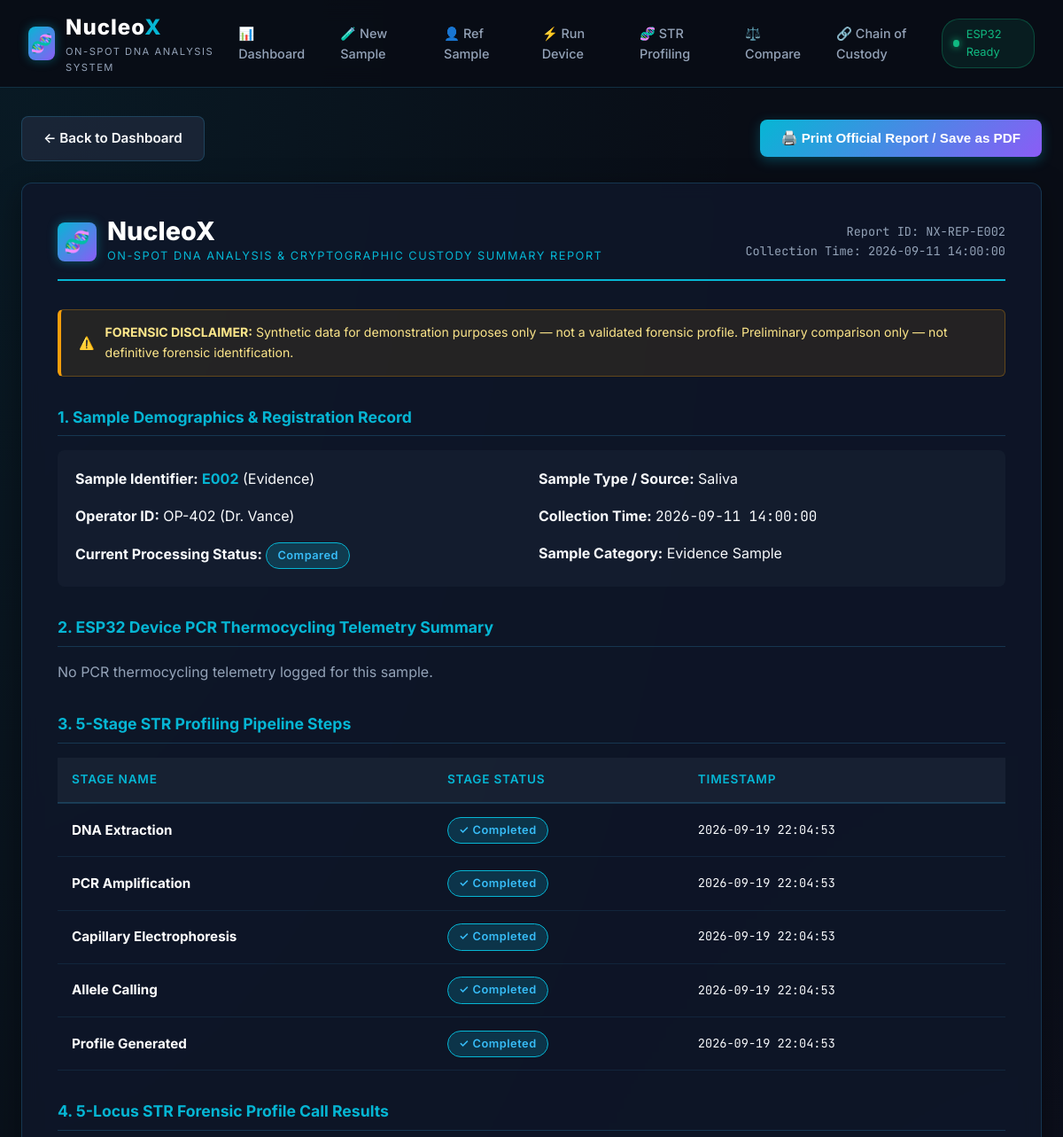
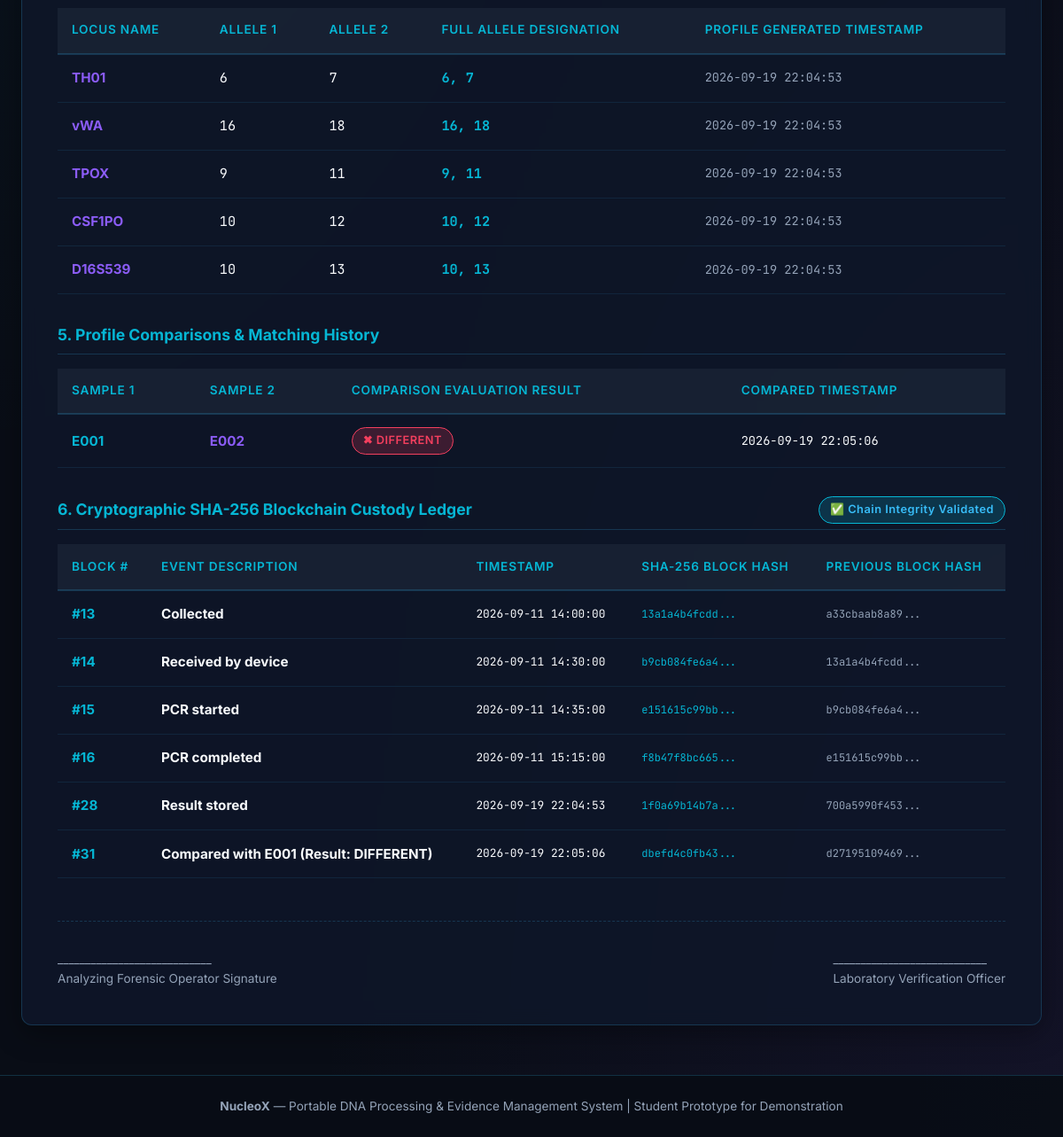
Screenshot of /report/E002 with the database file from the repository (2 pictures, top to bottom).
### tables this page shows
CREATE TABLE samples (
            evidence_id TEXT PRIMARY KEY,
            sample_type TEXT NOT NULL,
            operator TEXT NOT NULL,
            collection_time TEXT NOT NULL,
            status TEXT NOT NULL DEFAULT 'Registered'
        );

CREATE TABLE str_profiling_runs (
            id INTEGER PRIMARY KEY AUTOINCREMENT,
            sample_ref_id TEXT NOT NULL,
            sample_ref_type TEXT NOT NULL DEFAULT 'Evidence',
            stage TEXT NOT NULL,
            stage_status TEXT NOT NULL,
            timestamp TEXT NOT NULL
        );

CREATE TABLE profiles (
            sample_ref_id TEXT PRIMARY KEY,
            sample_ref_type TEXT NOT NULL DEFAULT 'Evidence',
            locus_1 TEXT NOT NULL,
            locus_2 TEXT NOT NULL,
            locus_3 TEXT NOT NULL,
            locus_4 TEXT NOT NULL,
            locus_5 TEXT NOT NULL,
            generated_at TEXT NOT NULL
        );

CREATE TABLE comparisons (
            id INTEGER PRIMARY KEY AUTOINCREMENT,
            evidence_id TEXT NOT NULL,
            reference_id_or_evidence_id_2 TEXT NOT NULL,
            result TEXT NOT NULL,
            compared_at TEXT NOT NULL
        );

CREATE TABLE custody_blocks (
            id INTEGER PRIMARY KEY AUTOINCREMENT,
            block_index INTEGER NOT NULL UNIQUE,
            sample_ref_id TEXT NOT NULL,
            sample_ref_type TEXT NOT NULL DEFAULT 'Evidence',
            event_name TEXT NOT NULL,
            event_timestamp TEXT NOT NULL,
            data_hash TEXT NOT NULL,
            previous_hash TEXT NOT NULL,
            block_hash TEXT NOT NULL
        );

### app.py (the view)
@app.route('/report/<sample_ref_id>')
def report(sample_ref_id):
    sample = database.get_sample_or_reference(sample_ref_id)
    if not sample:
        flash(f"Sample {sample_ref_id} not found.", "danger")
        return redirect(url_for('index'))
    profile = database.get_profile(sample_ref_id)
    peaks = None
    if profile:
        peaks, _ = str_profiling.generate_deterministic_peaks(sample_ref_id)
    custody_blocks = blockchain.get_custody_chain(sample_ref_id)
    chain_verification = blockchain.verify_chain_integrity()
    latest_pcr = database.get_latest_pcr_run(sample_ref_id)
    pcr_telemetry = database.get_pcr_telemetry(sample_ref_id)
    pipeline_runs = str_profiling.get_str_pipeline_runs(sample_ref_id)
    comparisons = database.get_comparisons_for_sample(sample_ref_id)
    return render_template(
        'report.html',
        sample=sample,
        profile=profile,
        peaks=peaks,
        custody_blocks=custody_blocks,
        chain_verification=chain_verification,
        latest_pcr=latest_pcr,
        pcr_count=len(pcr_telemetry),
        pipeline_runs=pipeline_runs,
        comparisons=comparisons
    )

### templates/report.html
{% extends "base.html" %}
{% block content %}
<div class="no-print" style="display: flex; justify-content: space-between; align-items: center; margin-bottom: 1.5rem;">
    <div>
        <a href="{{ url_for('index') }}" class="btn-nucleox btn-nucleox-secondary">← Back to Dashboard</a>
    </div>
    <button onclick="window.print();" class="btn-nucleox">
        🖨️ Print Official Report / Save as PDF
    </button>
</div>
<div class="nucleox-card" style="padding: 2.5rem; background: var(--bg-card);">
    <div style="display: flex; justify-content: space-between; align-items: center; border-bottom: 2px solid var(--primary); padding-bottom: 1rem; margin-bottom: 2rem;">
        <div style="display: flex; align-items: center; gap: 0.75rem;">
            <div class="brand-logo-icon" style="width: 44px; height: 44px; font-size: 1.5rem;">🧬</div>
            <div>
                <h1 style="font-size: 1.8rem; font-weight: 800; color: var(--text-bright); margin: 0; line-height: 1;">NucleoX</h1>
                <div style="font-size: 0.8rem; color: var(--primary); text-transform: uppercase; letter-spacing: 1.5px; margin-top: 0.2rem;">
                    On-Spot DNA Analysis & Cryptographic Custody Summary Report
                </div>
            </div>
        </div>
        <div style="text-align: right; font-family: var(--font-mono); font-size: 0.85rem; color: var(--text-muted);">
            <div>Report ID: NX-REP-{{ sample.evidence_id }}</div>
            <div>Collection Time: {{ sample.collection_time }}</div>
        </div>
    </div>
    <div class="disclaimer-banner" style="margin-bottom: 2rem;">
        <span>⚠️</span>
        <span><strong>FORENSIC DISCLAIMER:</strong> Synthetic data for demonstration purposes only — not a validated forensic profile. Preliminary comparison only — not definitive forensic identification.</span>
    </div>
    <div style="margin-bottom: 2rem;">
        <h3 style="color: var(--primary); border-bottom: 1px solid var(--border-color); padding-bottom: 0.4rem; margin-bottom: 1rem; font-size: 1.1rem;">
            1. Sample Demographics & Registration Record
        </h3>
        <div style="display: grid; grid-template-columns: repeat(2, 1fr); gap: 1rem; background: rgba(30, 41, 59, 0.4); padding: 1.25rem; border-radius: 8px;">
            <div><strong>Sample Identifier:</strong> <span style="color: var(--primary); font-weight: bold;">{{ sample.evidence_id }}</span> ({{ sample.sample_ref_type }})</div>
            <div><strong>Sample Type / Source:</strong> {{ sample.sample_type }}</div>
            <div><strong>Operator ID:</strong> {{ sample.operator }}</div>
            <div><strong>Collection Time:</strong> <span style="font-family: var(--font-mono);">{{ sample.collection_time }}</span></div>
            <div><strong>Current Processing Status:</strong> <span class="badge-status complete">{{ sample.status }}</span></div>
            <div><strong>Sample Category:</strong> {{ sample.sample_ref_type }} Sample</div>
        </div>
    </div>
    <div style="margin-bottom: 2rem;">
        <h3 style="color: var(--primary); border-bottom: 1px solid var(--border-color); padding-bottom: 0.4rem; margin-bottom: 1rem; font-size: 1.1rem;">
            2. ESP32 Device PCR Thermocycling Telemetry Summary
        </h3>
        {% if latest_pcr %}
        <div style="display: grid; grid-template-columns: repeat(3, 1fr); gap: 1rem; background: rgba(30, 41, 59, 0.4); padding: 1.25rem; border-radius: 8px;">
            <div><strong>Telemetry Records:</strong> {{ pcr_count }} points</div>
            <div><strong>Final Temperature:</strong> {{ latest_pcr.temperature }} °C</div>
            <div><strong>Cycles Completed:</strong> {{ latest_pcr.cycle_number }} / 30</div>
            <div><strong>Hardware Run Status:</strong> {{ latest_pcr.run_status }}</div>
            <div><strong>Progress Percent:</strong> {{ latest_pcr.progress_percent }}%</div>
            <div><strong>Completion Time:</strong> <span style="font-family: var(--font-mono);">{{ latest_pcr.timestamp }}</span></div>
        </div>
        {% else %}
        <p style="color: var(--text-muted);">No PCR thermocycling telemetry logged for this sample.</p>
        {% endif %}
    </div>
    <div style="margin-bottom: 2rem;">
        <h3 style="color: var(--primary); border-bottom: 1px solid var(--border-color); padding-bottom: 0.4rem; margin-bottom: 1rem; font-size: 1.1rem;">
            3. 5-Stage STR Profiling Pipeline Steps
        </h3>
        {% if pipeline_runs %}
        <table class="nucleox-table">
            <thead>
                <tr>
                    <th>Stage Name</th>
                    <th>Stage Status</th>
                    <th>Timestamp</th>
                </tr>
            </thead>
            <tbody>
                {% for run in pipeline_runs %}
                <tr>
                    <td><strong style="color: var(--text-bright);">{{ run.stage }}</strong></td>
                    <td><span class="badge-status complete">✓ {{ run.stage_status }}</span></td>
                    <td style="font-family: var(--font-mono); font-size: 0.85rem;">{{ run.timestamp }}</td>
                </tr>
                {% endfor %}
            </tbody>
        </table>
        {% else %}
        <p style="color: var(--text-muted);">STR pipeline steps logged automatically upon execution.</p>
        {% endif %}
    </div>
    <div style="margin-bottom: 2rem;">
        <h3 style="color: var(--primary); border-bottom: 1px solid var(--border-color); padding-bottom: 0.4rem; margin-bottom: 1rem; font-size: 1.1rem;">
            4. 5-Locus STR Forensic Profile Call Results
        </h3>
        {% if profile %}
        <table class="nucleox-table">
            <thead>
                <tr>
                    <th>Locus Name</th>
                    <th>Allele 1</th>
                    <th>Allele 2</th>
                    <th>Full Allele Designation</th>
                    <th>Profile Generated Timestamp</th>
                </tr>
            </thead>
            <tbody>
                {% set loci = [
                    ('TH01', profile.locus_1),
                    ('vWA', profile.locus_2),
                    ('TPOX', profile.locus_3),
                    ('CSF1PO', profile.locus_4),
                    ('D16S539', profile.locus_5)
                ] %}
                {% for name, alleles in loci %}
                {% set parts = alleles.split(',') %}
                <tr>
                    <td><strong style="color: var(--secondary);">{{ name }}</strong></td>
                    <td style="font-family: var(--font-mono);">{{ parts[0].strip() if parts|length > 0 else '-' }}</td>
                    <td style="font-family: var(--font-mono);">{{ parts[1].strip() if parts|length > 1 else '-' }}</td>
                    <td style="font-family: var(--font-mono); font-weight: bold; color: var(--primary);">{{ alleles }}</td>
                    <td style="font-family: var(--font-mono); font-size: 0.85rem; color: var(--text-muted);">{{ profile.generated_at }}</td>
                </tr>
                {% endfor %}
            </tbody>
        </table>
        {% else %}
        <p style="color: var(--text-muted);">No DNA profile generated for this sample yet.</p>
        {% endif %}
    </div>
    <div style="margin-bottom: 2rem;">
        <h3 style="color: var(--primary); border-bottom: 1px solid var(--border-color); padding-bottom: 0.4rem; margin-bottom: 1rem; font-size: 1.1rem;">
            5. Profile Comparisons & Matching History
        </h3>
        {% if comparisons %}
        <table class="nucleox-table">
            <thead>
                <tr>
                    <th>Sample 1</th>
                    <th>Sample 2</th>
                    <th>Comparison Evaluation Result</th>
                    <th>Compared Timestamp</th>
                </tr>
            </thead>
            <tbody>
                {% for comp in comparisons %}
                <tr>
                    <td><strong style="color: var(--primary);">{{ comp.evidence_id }}</strong></td>
                    <td><strong style="color: var(--secondary);">{{ comp.reference_id_or_evidence_id_2 }}</strong></td>
                    <td>
                        {% if comp.result == 'CONSISTENT' %}
                            <span class="badge-status complete">✓ CONSISTENT (MATCH)</span>
                        {% else %}
                            <span class="badge-status" style="background: rgba(244, 63, 94, 0.2); color: var(--accent-rose); border: 1px solid var(--accent-rose);">✖ DIFFERENT</span>
                        {% endif %}
                    </td>
                    <td style="font-family: var(--font-mono); font-size: 0.85rem;">{{ comp.compared_at }}</td>
                </tr>
                {% endfor %}
            </tbody>
        </table>
        {% else %}
        <p style="color: var(--text-muted);">No profile comparison records on file for this sample.</p>
        {% endif %}
    </div>
    <div style="margin-bottom: 2rem;">
        <div style="display: flex; justify-content: space-between; align-items: center; border-bottom: 1px solid var(--border-color); padding-bottom: 0.4rem; margin-bottom: 1rem;">
            <h3 style="color: var(--primary); font-size: 1.1rem; margin: 0;">
                6. Cryptographic SHA-256 Blockchain Custody Ledger
            </h3>
            <span class="badge-status complete">
                {% if chain_verification.is_valid %}✅ Chain Integrity Validated{% else %}🚨 Chain Tamper Alert{% endif %}
            </span>
        </div>
        <table class="nucleox-table">
            <thead>
                <tr>
                    <th>Block #</th>
                    <th>Event Description</th>
                    <th>Timestamp</th>
                    <th>SHA-256 Block Hash</th>
                    <th>Previous Block Hash</th>
                </tr>
            </thead>
            <tbody>
                {% for b in custody_blocks %}
                <tr>
                    <td><strong style="color: var(--primary);">#{{ b.block_index }}</strong></td>
                    <td><strong>{{ b.event_name }}</strong></td>
                    <td style="font-family: var(--font-mono); font-size: 0.8rem;">{{ b.event_timestamp }}</td>
                    <td style="font-family: var(--font-mono); font-size: 0.75rem; color: var(--primary);" title="{{ b.block_hash }}">
                        {{ b.block_hash[:12] }}...
                    </td>
                    <td style="font-family: var(--font-mono); font-size: 0.75rem; color: var(--text-muted);" title="{{ b.previous_hash }}">
                        {% if b.previous_hash == '0' %}0 (Genesis){% else %}{{ b.previous_hash[:12] }}...{% endif %}
                    </td>
                </tr>
                {% else %}
                <tr>
                    <td colspan="5" style="color: var(--text-muted);">No custody blocks recorded.</td>
                </tr>
                {% endfor %}
            </tbody>
        </table>
    </div>
    <div style="margin-top: 3rem; padding-top: 2rem; border-top: 1px dashed var(--border-color); display: flex; justify-content: space-between; font-size: 0.85rem; color: var(--text-muted);">
        <div>
            <div>____________________________</div>
            <div>Analyzing Forensic Operator Signature</div>
        </div>
        <div>
            <div>____________________________</div>
            <div>Laboratory Verification Officer</div>
        </div>
    </div>
</div>
{% endblock %}

### rows the page displays
samples: evidence_id "E002", collection_time "2026-09-11 14:00:00", sample_type "Saliva", operator "OP-402 (Dr. Vance)", status "Compared"
str_profiling_runs: stage "DNA Extraction", stage_status "Completed", timestamp "2026-09-19 22:04:53"
str_profiling_runs: stage "PCR Amplification", stage_status "Completed", timestamp "2026-09-19 22:04:53"
str_profiling_runs: stage "Capillary Electrophoresis", stage_status "Completed", timestamp "2026-09-19 22:04:53"
str_profiling_runs: stage "Allele Calling", stage_status "Completed", timestamp "2026-09-19 22:04:53"
str_profiling_runs: stage "Profile Generated", stage_status "Completed", timestamp "2026-09-19 22:04:53"
profiles: name "TH01", parts "6", parts "7", locus_1 "6, 7", generated_at "2026-09-19 22:04:53", name "vWA", parts "16", parts "18", locus_2 "16, 18", name "TPOX", parts "9", parts "11", locus_3 "9, 11", name "CSF1PO", parts "10", parts "12", locus_4 "10, 12", name "D16S539", parts "13", locus_5 "10, 13"
comparisons: evidence_id "E001", reference_id_or_evidence_id_2 "E002", result "✖ DIFFERENT", compared_at "2026-09-19 22:05:06"
custody_blocks: block_index "13", event_name "Collected", event_timestamp "2026-09-11 14:00:00", block_hash "13a1a4b4fcdd", previous_hash "a33cbaab8a89"
custody_blocks: block_index "14", event_name "Received by device", event_timestamp "2026-09-11 14:30:00", block_hash "b9cb084fe6a4", previous_hash "13a1a4b4fcdd"
custody_blocks: block_index "15", event_name "PCR started", event_timestamp "2026-09-11 14:35:00", block_hash "e151615c99bb", previous_hash "b9cb084fe6a4"
custody_blocks: block_index "16", event_name "PCR completed", event_timestamp "2026-09-11 15:15:00", block_hash "f8b47f8bc665", previous_hash "e151615c99bb"
custody_blocks: block_index "28", event_name "Result stored", event_timestamp "2026-09-19 22:04:53", block_hash "1f0a69b14b7a", previous_hash "700a5990f453"
custody_blocks: block_index "31", event_name "Compared with E001 (Result: DIFFERENT)", event_timestamp "2026-09-19 22:05:06", block_hash "dbefd4c0fb43", previous_hash "d27195109469"

### other values shown
{{ sample.sample_ref_type }} "Evidence"
